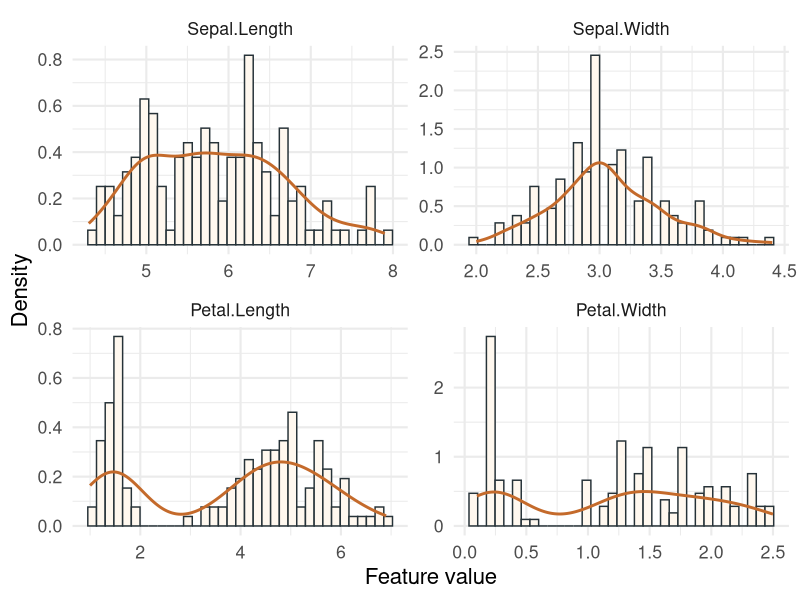
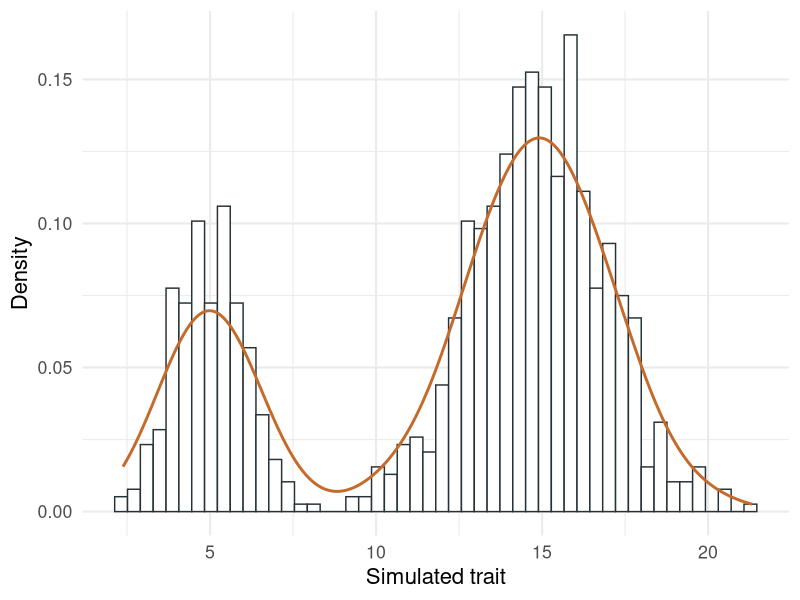
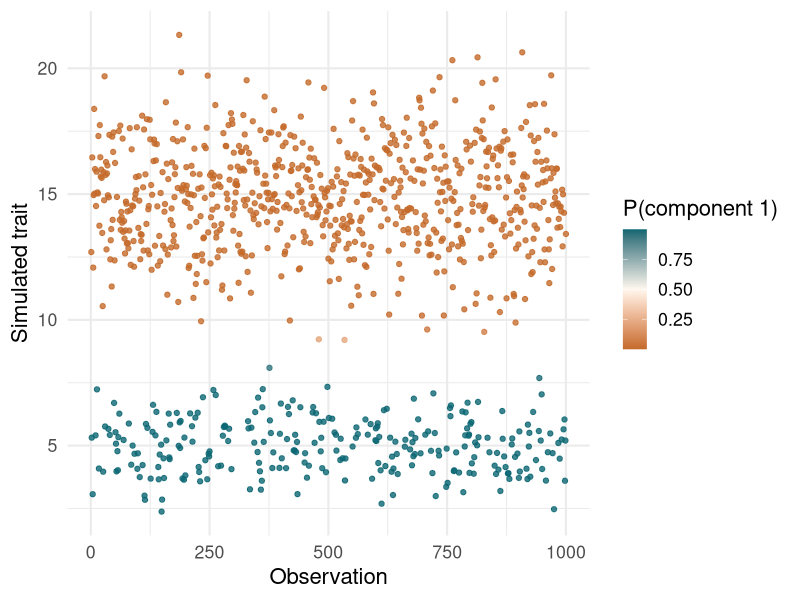

Recreate these plots in R, in order.
## ---- chunk 1
library(ggplot2)
library(knitr)
theme_set(theme_minimal(base_size = 16))

data(iris)
head(iris)
## ---- chunk 2
features <- iris[, c("Sepal.Length", "Sepal.Width", "Petal.Length", "Petal.Width")]
feature_long <- stack(features)
names(feature_long) <- c("value", "feature")

ggplot(feature_long, aes(value)) +
  geom_histogram(aes(y = after_stat(density)), bins = 35, fill = "#fff8ef", color = "#263238") +
  geom_density(color = "#c46a2b", linewidth = 1) +
  facet_wrap(~feature, scales = "free") +
  labs(x = "Feature value", y = "Density")
## ---- chunk 3
set.seed(100)
n <- 1000
theta <- 0.3
y <- ifelse(runif(n) < theta, rnorm(n, 5, 1), rnorm(n, 15, 2))

ggplot(data.frame(y), aes(y)) +
  geom_histogram(aes(y = after_stat(density)), bins = 50, fill = "white", color = "#263238") +
  geom_density(color = "#c46a2b", linewidth = 1) +
  labs(x = "Simulated trait", y = "Density")
## ---- chunk 4
GetProbNormalMixture <- function(y, lambda, mu, sigma) {
  likelihood <- vapply(seq_along(lambda), function(k) {
    lambda[k] * dnorm(y, mean = mu[k], sd = sigma[k])
  }, numeric(length(y)))
  likelihood / rowSums(likelihood)
}

km <- kmeans(matrix(y, ncol = 1), centers = 2, nstart = 25)
cluster <- match(km$cluster, order(as.numeric(km$centers)))
lambda <- as.numeric(tabulate(cluster, nbins = 2)) / length(y)
mu <- as.numeric(tapply(y, cluster, mean))
sigma <- as.numeric(tapply(y, cluster, sd))

data.frame(component = 1:2, lambda = lambda, mu = mu, sigma = sigma)
## ---- chunk 5
probs <- GetProbNormalMixture(y, lambda, mu, sigma)
dprobs <- data.frame(x = seq_along(y), y = y, prob_one = probs[, 1])

ggplot(dprobs, aes(x, y, color = prob_one)) +
  geom_point(alpha = 0.8) +
  scale_color_gradient2(low = "#c46a2b", mid = "#fff8ef", high = "#0c6773", midpoint = 0.5) +
  labs(x = "Observation", y = "Simulated trait", color = "P(component 1)")
## ---- chunk 6
petal <- iris$Petal.Length
km_petal <- kmeans(matrix(petal, ncol = 1), centers = 2, nstart = 25)
cluster_petal <- match(km_petal$cluster, order(as.numeric(km_petal$centers)))

table(
  cluster = cluster_petal,
  species = iris$Species
)
